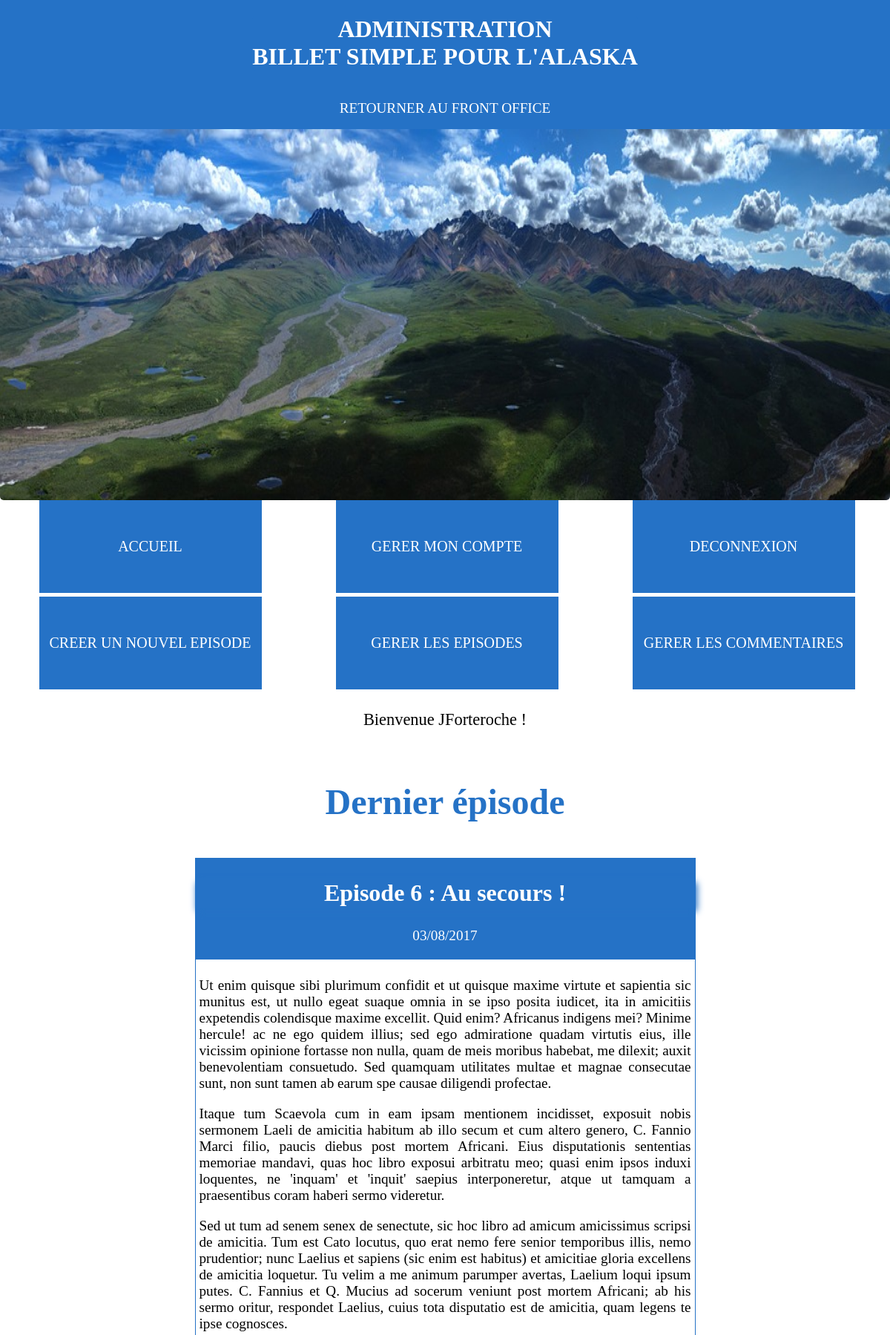
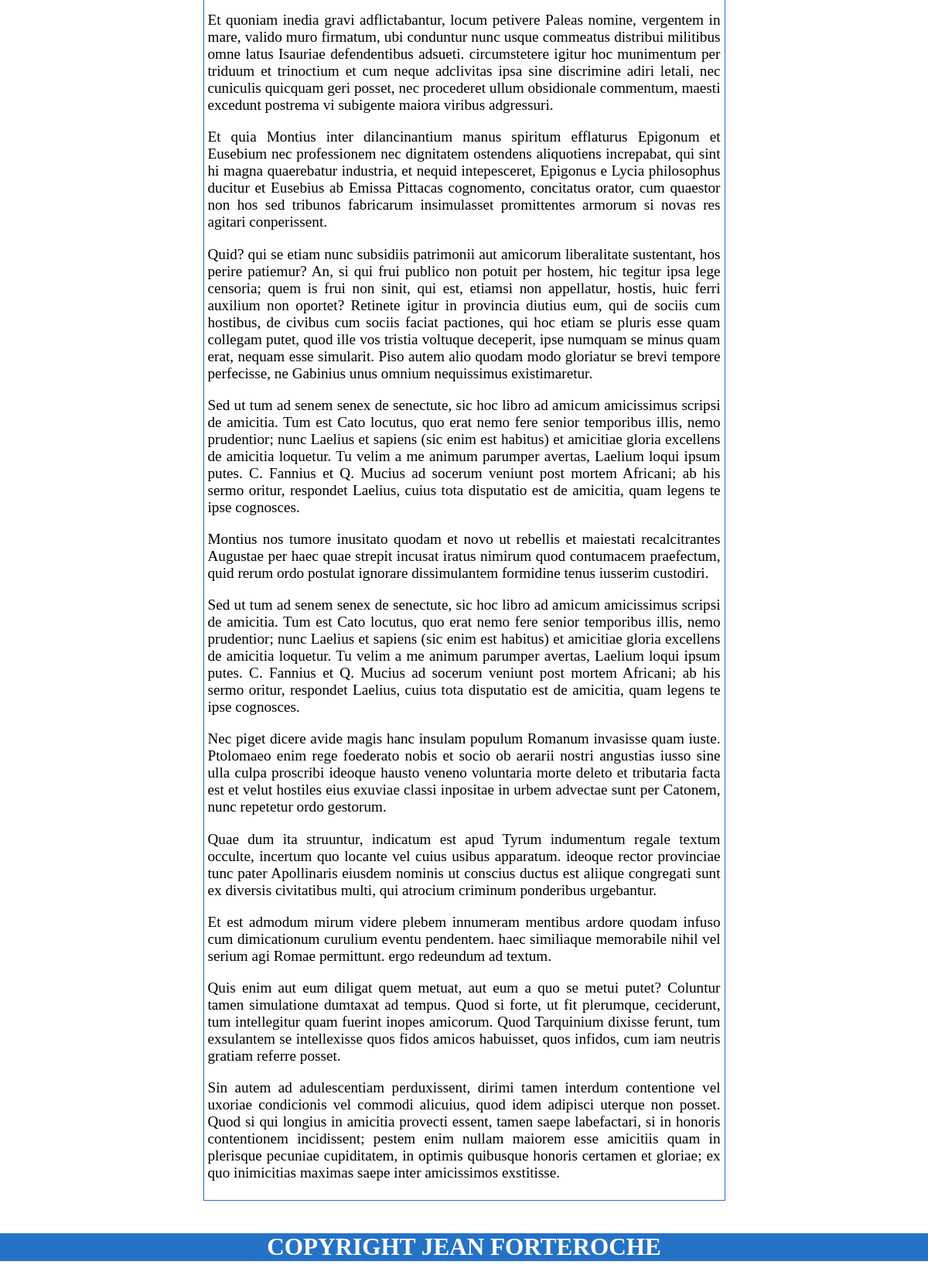
Page /admin0085/home.php (signed in) on the committed database (2 pictures, top to bottom).
### tables this page shows
CREATE TABLE `episodes` (
  `id` int(11) NOT NULL,
  `title` varchar(100) NOT NULL,
  `content` text NOT NULL,
  `date_creation` date NOT NULL
);

### admin0085/Controller/ControllerRubricAdmin.class.php (called while the page is built, shortened)
<?php
require_once '../DAO/EpisodeDAO.class.php';
class ControllerRubricAdmin
{
    private $episode;
    public function __construct ()
    {
        $this->episode = new EpisodeDAO;
    }
    public function home()
    {
       $lastEpisode = $this->episode->getlastEpisode();
       require "view/viewHomeAdmin.php";
       require_once'view/templateAdmin.php';
    }
}

### DAO/EpisodeDAO.class.php (called while the page is built, shortened)
<?php
if (file_exists('Framework/Model.class.php') AND file_exists('Model/Episode.class.php'))
{
    require_once 'Framework/Model.class.php';
    require_once 'Model/Episode.class.php';
}
else
{
    require_once '../Framework/Model.class.php';
    require_once '../Model/Episode.class.php';
}
class EpisodeDAO extends Model
{
    public function getLastEpisode()
    {
        $sql = 'SELECT id, title, content, DATE_FORMAT(date_creation, "%d/%m/%Y") AS date_creation FROM episodes ORDER BY id DESC LIMIT 0,1';
        $row = $this->executeRequest($sql);
        if ($row->rowCount() === 1)
        {
            $lastEpisode = $row->fetch(PDO::FETCH_ASSOC);
            $lastEpisode = $this->buildEpisode($lastEpisode);
            return $lastEpisode;
        }
        else
        {
            throw new Exception("Cette épisode n'existe pas");
        }
    }
    private function buildEpisode(array $row)
    {
        $episode = new Episode();
        $episode->setIdEpisode($row['id']);
        $episode->setTitleEpisode($row['title']);
        $episode->setContentEpisode($row['content']);
        $episode->setDateEpisode($row['date_creation']);
        return $episode;
    }
}

### Framework/Configuration.class.php (called while the page is built)
<?php
class Configuration
{
    private static $parameters;
    public static function get($name, $defaultValue = null)
    {
        if (isset(self::getParameters()[$name]))
        {
            $value = self::getParameters()[$name];
        }
        else
        {
            $value = $defaultValue;
        }
        return $value;
    }
    private static function getParameters()
    {
        if (self::$parameters == null)
        {
            $file = 'config/prod.ini';
            if (!file_exists($file))
            {
                $file = '../config/prod.ini';
            }
            if (!file_exists($file))
            {
                $file = 'config/dev.ini';
                if(!file_exists($file))
                {
                    $file = '../config/dev.ini';
                }
            }
            if (!file_exists($file))
            {
                throw new Exception('Aucun fichier de configuration trouvé');
            }
            else
            {
                self::$parameters = parse_ini_file($file);
            }
        }
        return self::$parameters;
    }
}

### Framework/Model.class.php (called while the page is built)
<?php
require_once 'Configuration.class.php';
abstract class Model
{
    private static $bdd;
    protected function executeRequest($sql, $params = null)
    {
        if ($params == null)
        {
            $results = self::getBdd()->query($sql);
        }
        else
        {
            $results = self::getBdd()->prepare($sql);
            $results->execute($params);
        }
        return $results;
    }
    private function getBdd()
    {
        if (self::$bdd == null)
        {
            $dsn = Configuration::get('dsn');
            $login = Configuration::get('login');
            $password = Configuration::get('password');
            self::$bdd = new PDO($dsn,$login,$password,array(PDO::ATTR_ERRMODE => PDO:: ERRMODE_EXCEPTION));
        }
        return self::$bdd;
    }
}

### Model/Episode.class.php (called while the page is built, shortened)
<?php
class Episode
{
    private $titleEpisode;
    private $contentEpisode;
    private $dateEpisode;
    public function setIdEpisode($id)
    {
        return $this;
    }
    public function getTitleEpisode()
    {
        return $this->titleEpisode;
    }
    public function setTitleEpisode($title)
    {
        $this->titleEpisode = $title;
        return $this;
    }
    public function getContentEpisode()
    {
        return $this->contentEpisode;
    }
    public function setContentEpisode($content)
    {
        $this->contentEpisode = $content;
        return $this;
    }
    public function getDateEpisode()
    {
        return $this->dateEpisode;
    }
    public function setDateEpisode($date)
    {
        $this->dateEpisode = $date;
        return $this;
    }
}

### admin0085/View/ViewHomeAdmin.php (the view, shortened to what this page needs)
<p id='helloUser'>Bienvenue <?= $_SESSION['pseudo'] ?> !</p>
<h3>Dernier épisode</h3>
<article>
    <h2><?= $lastEpisode->getTitleEpisode() ?></h2>
    <p id='dateEpisodeHome'><?= $lastEpisode->getDateEpisode() ?></p>
    <div class='episodeContent'><?= $lastEpisode->getContentEpisode() ?></div>
</article>

### css/general.css (style rules this page uses)
body { width: 100%; margin: auto; }
h2 { text-align: center; font-size: 2em; background-color: #2572C6; color: white; border: 2px #2572C6 solid; border-radius: 5px; box-shadow: 2px 5px 10px #2572C6; }
h3 { color: #2572C6; font-size: 2em; text-align: center; border-radius: 5px; }
section p { text-align: justify; font-size: 1.2em; }
article { background-color: #2572C6; margin: auto; text-align: justify; width: 75%; }

### css/back.css (style rules this page uses)
h3 { font-size: 3em; }
#helloUser { font-size: 1.4em; color: black; }
#dateEpisodeHome { text-align: center; color: white; }
.episodeContent { padding: 5px; border: 1px #2572C6 solid; color: black; background-color: white; text-align: left; }
section p { color: black; }

### rows in the picture
episodes: title "Episode 6 : Au secours !", content "Ut enim quisque sibi plurimum confidit et ut quisque maxime virtute et sapientia sic munitus est, ut nullo egeat suaque omnia in se ipso posita iudicet, ita in amicitiis expetendis colendisque maxime excellit. Quid enim? Africanus indigens mei? Minime hercule! ac ne ego quidem illius; sed ego admiratione quadam virtutis eius, ille vicissim opinione fortasse non nulla, quam de meis moribus habebat, me dilexit; auxit benevolentiam consuetudo. Sed quamquam utilitates multae et magnae consecutae sunt, non sunt tamen ab earum spe causae diligendi profectae. Itaque tum Scaevola cum in eam ipsam mentionem incidisset, exposuit nobis sermonem Laeli de amicitia habitum ab illo secum et cum altero…"

### other values in the picture
$_SESSION['pseudo'] "JForteroche"
$lastEpisode->getDateEpisode() "03/08/2017"
